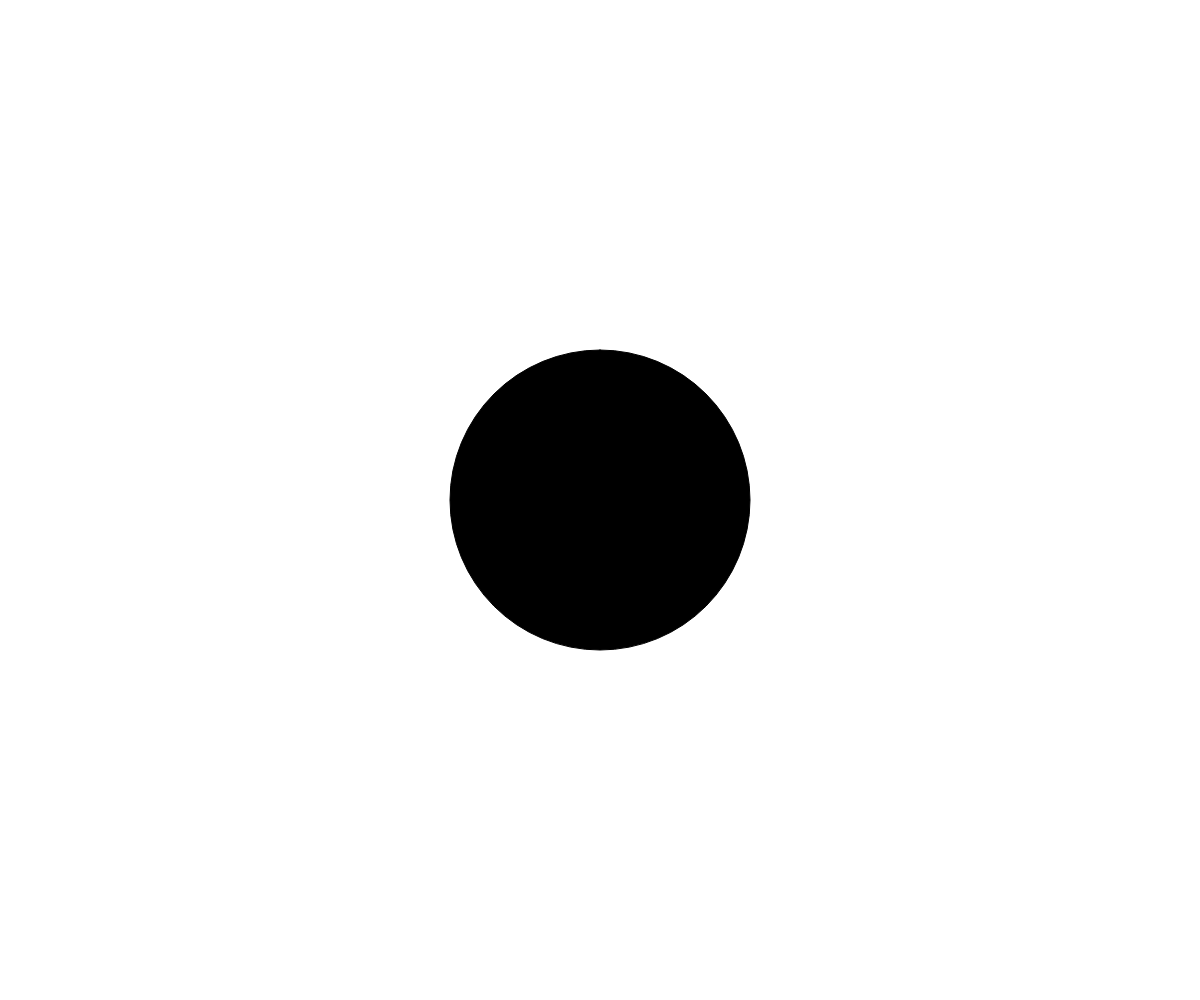
Frame 1 (no input)
Frame 60 (no input): identical to frame 1, image omitted
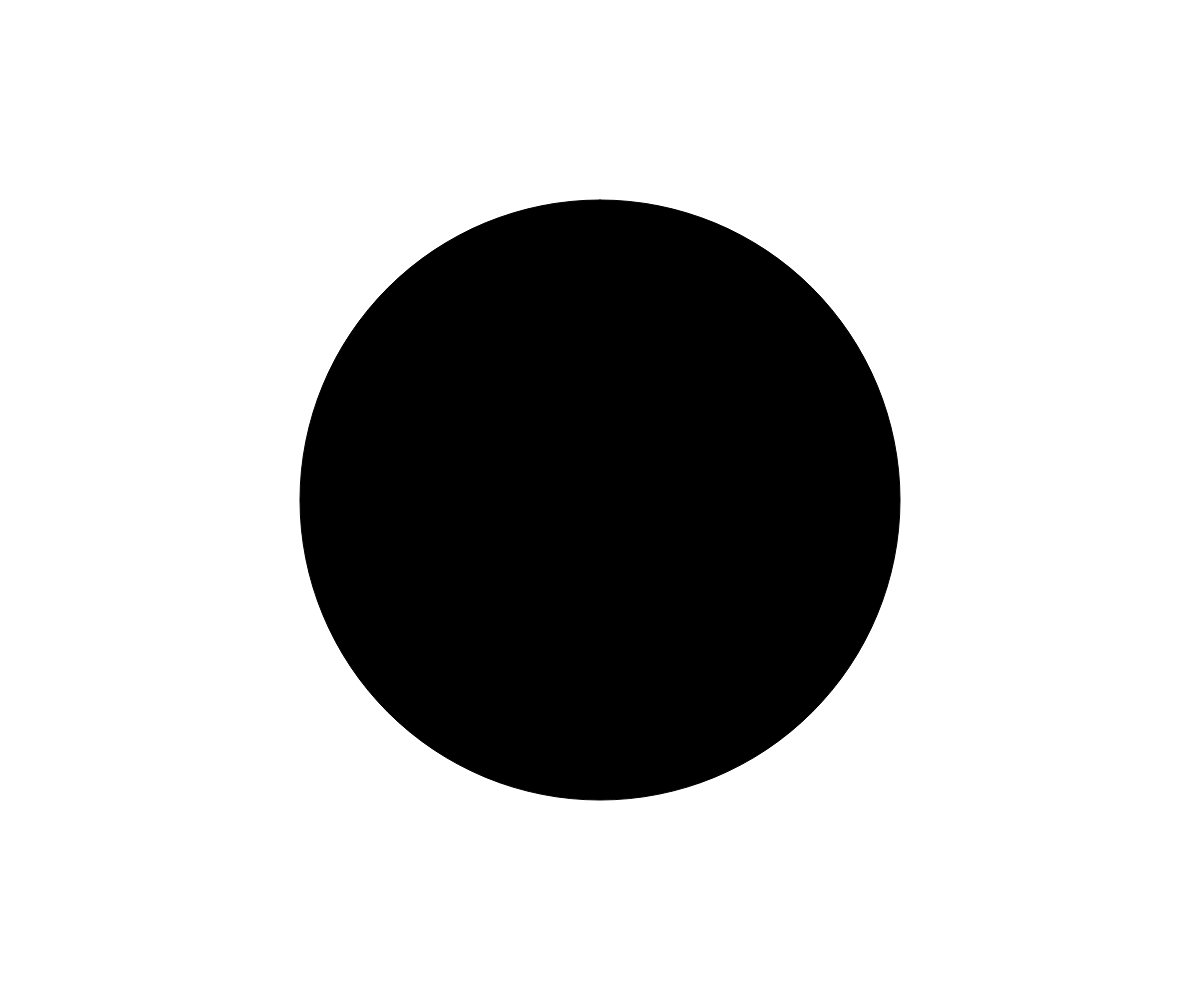
Frame 120 (the mouse pressed at the canvas centre since frame 60)

The p5.js sketch that drew these frames (run headless with seeded random() and noise() and a simulated clock; from frame 60 on, the mouse is pressed at the canvas centre):

// p5.js sketch
// ── sketch.js
let shapeId = 0;
let shapeType = 'circle'; // Initial shape type
let shapeSizeX = 300; // Initial size of the shape
let shapeSizeY = 300; // Initial size of the shape
let targetSize = 300; // Target size when not expanding
let expanding = false; // Flag to track if the shape is expanding
let borderRadius = 9999;



window.setup = function () {
  createCanvas(windowWidth, windowHeight);
  angleMode(DEGREES);
  
};

window.windowResized = function () {
  resizeCanvas(windowWidth, windowHeight);
};

window.draw = function () {
  background(255);


  let centerX = width / 2; // Calculate the x-coordinate of the center
  let centerY = height / 2; // Calculate the y-coordinate of the center

  let rectLeft = centerX - 150;
  let rectRight = centerX + 150;
  let rectTop = centerY - 150;
  let rectBottom = centerY + 150;

  if (
    mouseX > rectLeft &&
    mouseX < rectRight &&
    mouseY > rectTop &&
    mouseY < rectBottom
  ) 
  if (mouseIsPressed /*&& shapeType === 'circle'*/) {
    // Gradually increase the size to 500 when expanding is true for circle
    shapeSizeX += 5//(windowWidth - shapeSize) * 0.1;
    shapeSizeY += 5//(windowWidth - shapeSize) * 0.1;
  } else {
    // For rectangle or when not expanding, keep the size constant at 100
   // shapeSize = 300;
   shapeSizeX = lerp(shapeSizeX,300,0.2);
   shapeSizeY = lerp(shapeSizeY,300,0.2);
  }

  shapeSizeX = max(shapeSizeX,300)
  shapeSizeY = max(shapeSizeY,300)

  // Draw a shape at the center
  fill(0); // Set fill color to black
  
  
  //if (shapeType === 'circle') {
    rectMode(CENTER);
    const realShapeSizeX = min(shapeSizeX,width);
    const realShapeSizeY = min(shapeSizeY,height);
    if(borderRadius > 0)
    {
      const xPressure = shapeSizeX-realShapeSizeX
      const yPressure = shapeSizeY-realShapeSizeY
      borderRadius = (max(shapeSizeX,shapeSizeY)-yPressure-xPressure ) /2;
      borderRadius = max(0,borderRadius)
    }
    else{
      shapeSizeX = min(shapeSizeX,width)
      shapeSizeY = min(shapeSizeY,height)
    }
    rect(centerX, centerY, realShapeSizeX, realShapeSizeY, borderRadius);


   // if (shapeSize >= windowWidth-1) {
      // If the size becomes 500 or more, switch to drawing a rectangle
      //shapeType = 'rectangle';
      //shapeSize = 300; // Reset size for the rectangle
   // }
 // }// else if (shapeType === 'rectangle') {
   // rectMode(CENTER);
   // rect(centerX, centerY, shapeSize, shapeSize);

  //}
  
};

window.mousePressed = function () {
 // expanding = true; // Set expanding flag to true when mouse is pressed
};

window.mouseReleased = function () {
 // expanding = false; // Set expanding flag to false when mouse is released
//  targetSize = 300; // Set the target size to 100 upon releasing the mouse
//  shapeType = 'circle'; // Reset shape type to circle
};
